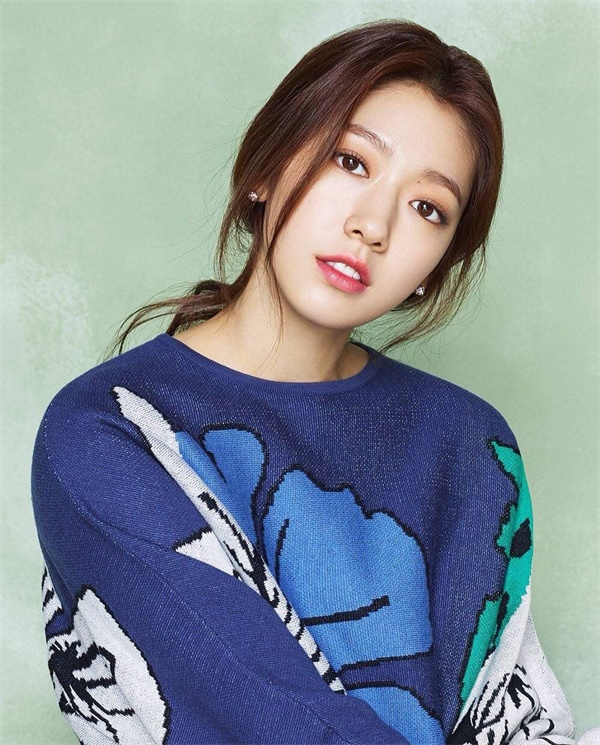
#> input picture pxh01.jpg, 600 x 745 px
$ python warpAffine.py
#> lines starting #> are read from the running program, lines starting #| are printed output that depends on the picture
import cv2
import numpy as np
import matplotlib.pyplot as plt

img=cv2.imread('pxh01.jpg', )
#> img is the input picture: shape (745, 600, 3); mean B, G, R 150.9, 143.2, 132.8
move=np.array([
    [1,0,50],
    [0,1,100]
], dtype=np.float32)
row, column=img.shape[:2]
#> row = 745; column = 600

img_=cv2.warpAffine(img, move,dsize=[row, column])
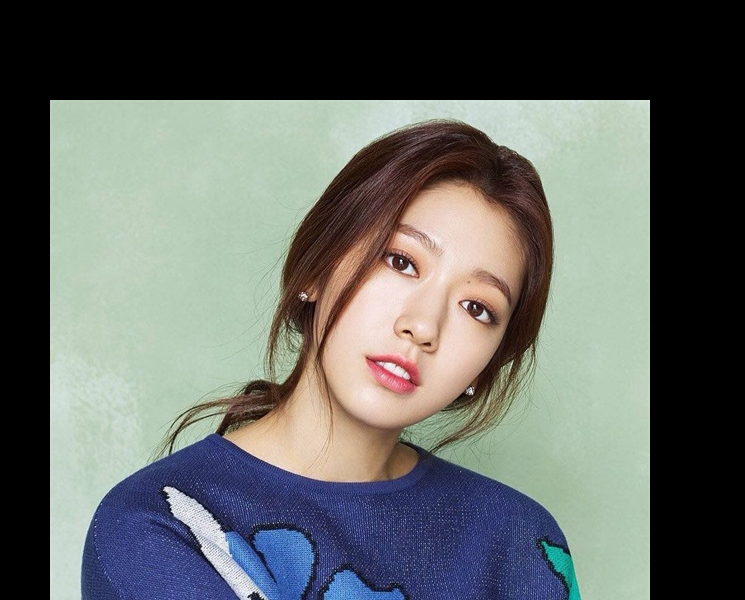
#> img_: shape (600, 745, 3); mean B, G, R 100.4, 103.7, 99.9

$ run again, with pxh02.jpg copied over pxh01.jpg
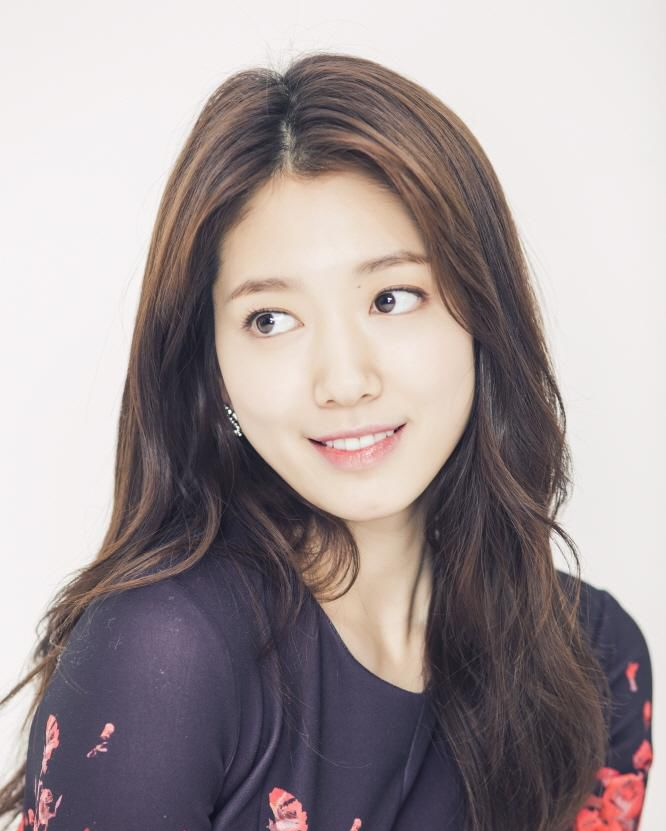
#> input picture pxh02.jpg, 666 x 831 px
#> img is the input picture: shape (831, 666, 3); mean B, G, R 152.7, 151.8, 162.4
#> `img_=cv2.warpAffine(img, move,dsize=[row, column])`:
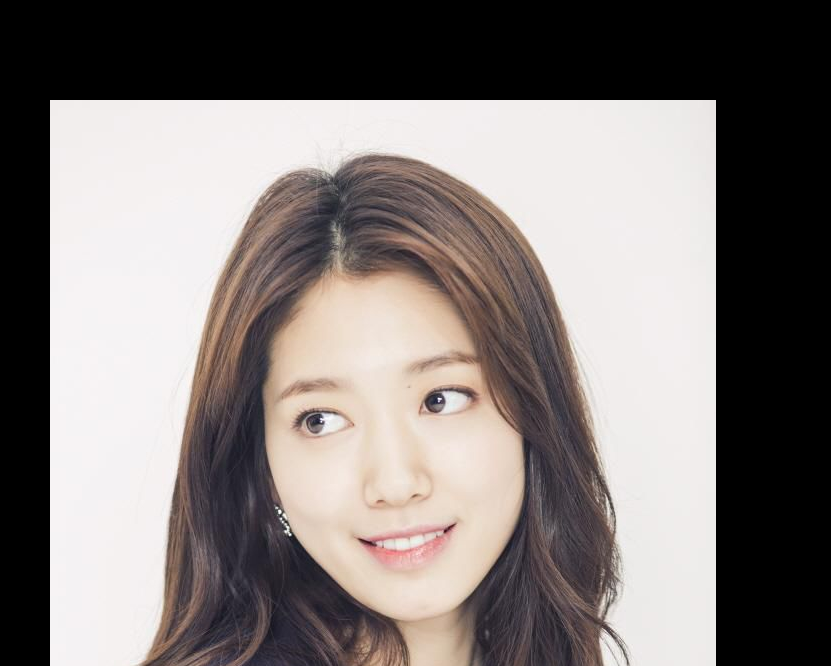
#> img_: shape (666, 831, 3); mean B, G, R 120.8, 123, 129.9

$ run again, with pxh03.jpg copied over pxh01.jpg
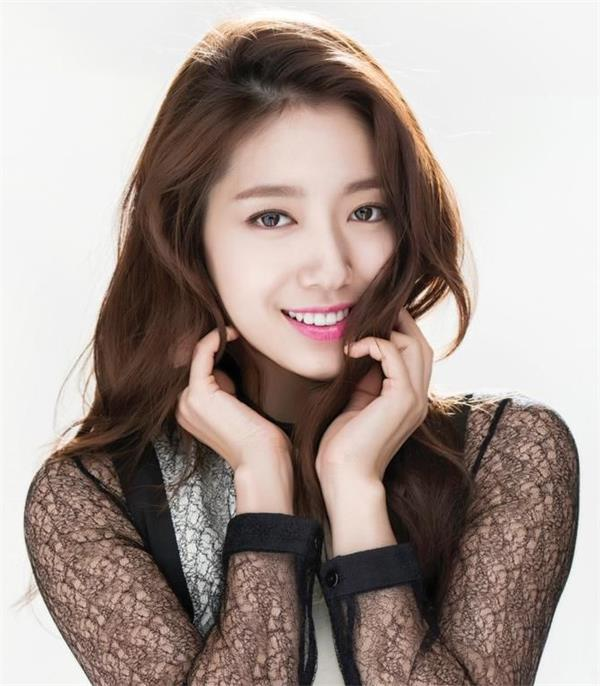
#> input picture pxh03.jpg, 600 x 686 px
#> img is the input picture: shape (686, 600, 3); mean B, G, R 146.5, 152.4, 166.5
#> `img_=cv2.warpAffine(img, move,dsize=[row, column])`:
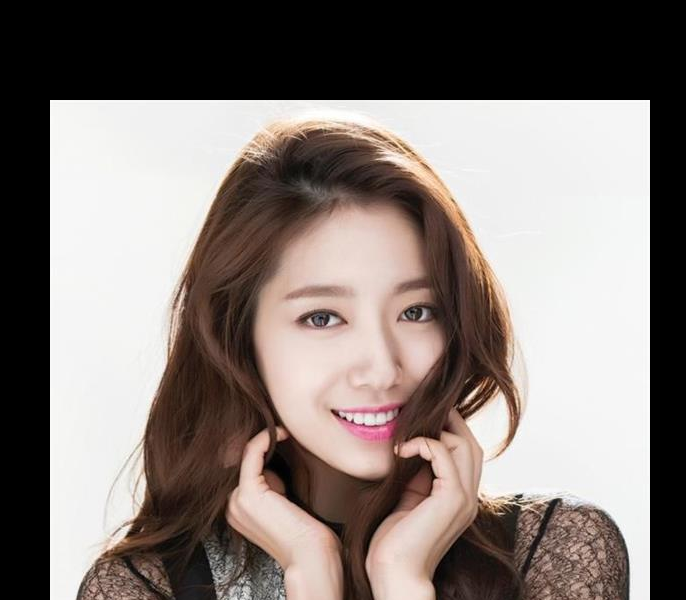
#> img_: shape (600, 686, 3); mean B, G, R 117.5, 121.9, 131.8

$ run again, with 0_255.jpg copied over pxh01.jpg
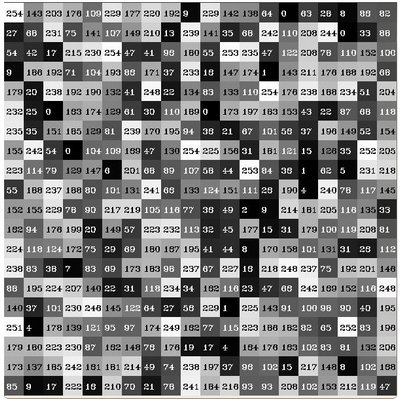
#> input picture 0_255.jpg, 400 x 399 px
#> img is the input picture: shape (399, 400, 3); mean B, G, R 126.3, 126.4, 126.5
#> `img_=cv2.warpAffine(img, move,dsize=[row, column])`:
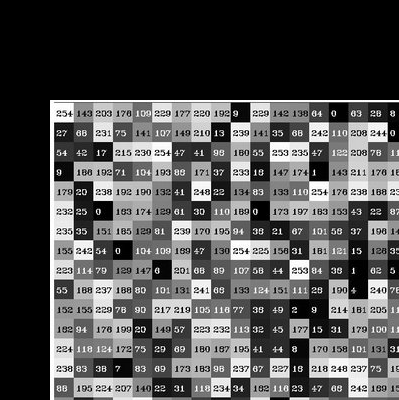
#> img_: shape (400, 399, 3); min 0, max 255, mean 81.3
